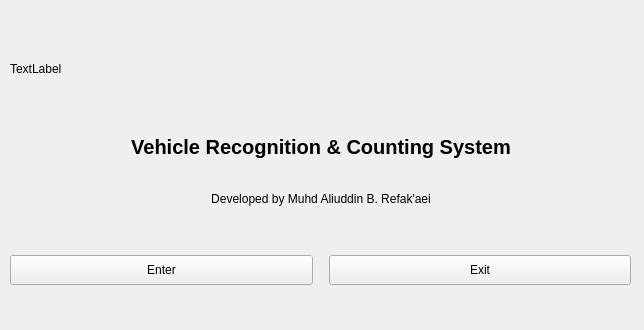
<?xml version="1.0" encoding="UTF-8"?>
<ui version="4.0">
 <class>MenuPage</class>
 <widget class="QWidget" name="MenuPage">
  <property name="geometry">
   <rect>
    <x>0</x>
    <y>0</y>
    <width>644</width>
    <height>330</height>
   </rect>
  </property>
  <property name="windowTitle">
   <string>Form</string>
  </property>
  <widget class="QWidget" name="horizontalLayoutWidget">
   <property name="geometry">
    <rect>
     <x>10</x>
     <y>230</y>
     <width>621</width>
     <height>80</height>
    </rect>
   </property>
   <layout class="QHBoxLayout" name="horizontalLayout">
    <item>
     <widget class="QPushButton" name="enterButton">
      <property name="sizePolicy">
       <sizepolicy hsizetype="Minimum" vsizetype="Fixed">
        <horstretch>0</horstretch>
        <verstretch>0</verstretch>
       </sizepolicy>
      </property>
      <property name="minimumSize">
       <size>
        <width>0</width>
        <height>30</height>
       </size>
      </property>
      <property name="baseSize">
       <size>
        <width>0</width>
        <height>0</height>
       </size>
      </property>
      <property name="text">
       <string>Enter</string>
      </property>
     </widget>
    </item>
    <item>
     <spacer name="horizontalSpacer">
      <property name="orientation">
       <enum>Qt::Horizontal</enum>
      </property>
      <property name="sizeType">
       <enum>QSizePolicy::Preferred</enum>
      </property>
      <property name="sizeHint" stdset="0">
       <size>
        <width>10</width>
        <height>20</height>
       </size>
      </property>
     </spacer>
    </item>
    <item>
     <widget class="QPushButton" name="exitButton">
      <property name="minimumSize">
       <size>
        <width>0</width>
        <height>30</height>
       </size>
      </property>
      <property name="text">
       <string>Exit</string>
      </property>
     </widget>
    </item>
   </layout>
  </widget>
  <widget class="QWidget" name="verticalLayoutWidget">
   <property name="geometry">
    <rect>
     <x>10</x>
     <y>20</y>
     <width>621</width>
     <height>201</height>
    </rect>
   </property>
   <layout class="QVBoxLayout" name="verticalLayout">
    <item>
     <widget class="QLabel" name="label_4">
      <property name="text">
       <string>TextLabel</string>
      </property>
     </widget>
    </item>
    <item>
     <layout class="QGridLayout" name="gridLayout">
      <item row="0" column="2">
       <widget class="QLabel" name="label">
        <property name="font">
         <font>
          <pointsize>15</pointsize>
          <weight>75</weight>
          <bold>true</bold>
         </font>
        </property>
        <property name="text">
         <string>Vehicle Recognition &amp; Counting System</string>
        </property>
        <property name="alignment">
         <set>Qt::AlignCenter</set>
        </property>
       </widget>
      </item>
      <item row="1" column="2">
       <widget class="QLabel" name="label_2">
        <property name="maximumSize">
         <size>
          <width>15000000</width>
          <height>16777215</height>
         </size>
        </property>
        <property name="text">
         <string>Developed by Muhd Aliuddin B. Refak'aei</string>
        </property>
        <property name="alignment">
         <set>Qt::AlignCenter</set>
        </property>
       </widget>
      </item>
      <item row="0" column="3">
       <spacer name="horizontalSpacer_3">
        <property name="orientation">
         <enum>Qt::Horizontal</enum>
        </property>
        <property name="sizeHint" stdset="0">
         <size>
          <width>40</width>
          <height>20</height>
         </size>
        </property>
       </spacer>
      </item>
      <item row="0" column="0">
       <spacer name="horizontalSpacer_2">
        <property name="orientation">
         <enum>Qt::Horizontal</enum>
        </property>
        <property name="sizeHint" stdset="0">
         <size>
          <width>40</width>
          <height>20</height>
         </size>
        </property>
       </spacer>
      </item>
     </layout>
    </item>
   </layout>
  </widget>
  <widget class="QLabel" name="label_3">
   <property name="geometry">
    <rect>
     <x>170</x>
     <y>130</y>
     <width>374</width>
     <height>21</height>
    </rect>
   </property>
   <property name="text">
    <string/>
   </property>
  </widget>
 </widget>
 <resources/>
 <connections/>
</ui>
